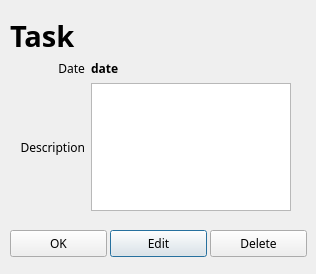
<?xml version="1.0" encoding="UTF-8"?>
<ui version="4.0">
 <class>TaskShow</class>
 <widget class="QDialog" name="TaskShow">
  <property name="geometry">
   <rect>
    <x>0</x>
    <y>0</y>
    <width>316</width>
    <height>274</height>
   </rect>
  </property>
  <property name="font">
   <font>
    <family>Sans Serif</family>
   </font>
  </property>
  <property name="windowTitle">
   <string>Dialog</string>
  </property>
  <widget class="QPushButton" name="pushButton_edit">
   <property name="geometry">
    <rect>
     <x>110</x>
     <y>230</y>
     <width>97</width>
     <height>27</height>
    </rect>
   </property>
   <property name="text">
    <string>Edit</string>
   </property>
  </widget>
  <widget class="QLabel" name="label_task">
   <property name="geometry">
    <rect>
     <x>10</x>
     <y>20</y>
     <width>261</width>
     <height>31</height>
    </rect>
   </property>
   <property name="font">
    <font>
     <pointsize>22</pointsize>
     <weight>75</weight>
     <bold>true</bold>
    </font>
   </property>
   <property name="text">
    <string>Task</string>
   </property>
  </widget>
  <widget class="QPushButton" name="pushButton_ok">
   <property name="geometry">
    <rect>
     <x>10</x>
     <y>230</y>
     <width>97</width>
     <height>27</height>
    </rect>
   </property>
   <property name="text">
    <string>OK</string>
   </property>
  </widget>
  <widget class="QPushButton" name="pushButton_delete">
   <property name="geometry">
    <rect>
     <x>210</x>
     <y>230</y>
     <width>97</width>
     <height>27</height>
    </rect>
   </property>
   <property name="text">
    <string>Delete</string>
   </property>
  </widget>
  <widget class="QWidget" name="gridLayoutWidget">
   <property name="geometry">
    <rect>
     <x>20</x>
     <y>60</y>
     <width>271</width>
     <height>151</height>
    </rect>
   </property>
   <layout class="QGridLayout" name="gridLayout">
    <item row="0" column="0">
     <widget class="QLabel" name="label_date">
      <property name="text">
       <string>Date</string>
      </property>
      <property name="alignment">
       <set>Qt::AlignRight|Qt::AlignTrailing|Qt::AlignVCenter</set>
      </property>
     </widget>
    </item>
    <item row="1" column="0">
     <widget class="QLabel" name="label_description">
      <property name="text">
       <string>Description</string>
      </property>
      <property name="alignment">
       <set>Qt::AlignRight|Qt::AlignTrailing|Qt::AlignVCenter</set>
      </property>
     </widget>
    </item>
    <item row="0" column="1">
     <widget class="QLabel" name="label_dateE">
      <property name="font">
       <font>
        <weight>75</weight>
        <bold>true</bold>
       </font>
      </property>
      <property name="text">
       <string>date</string>
      </property>
     </widget>
    </item>
    <item row="1" column="1">
     <widget class="QPlainTextEdit" name="plainTextEdit_descriptionE">
      <property name="enabled">
       <bool>true</bool>
      </property>
      <property name="readOnly">
       <bool>true</bool>
      </property>
     </widget>
    </item>
   </layout>
  </widget>
 </widget>
 <resources/>
 <connections/>
</ui>
